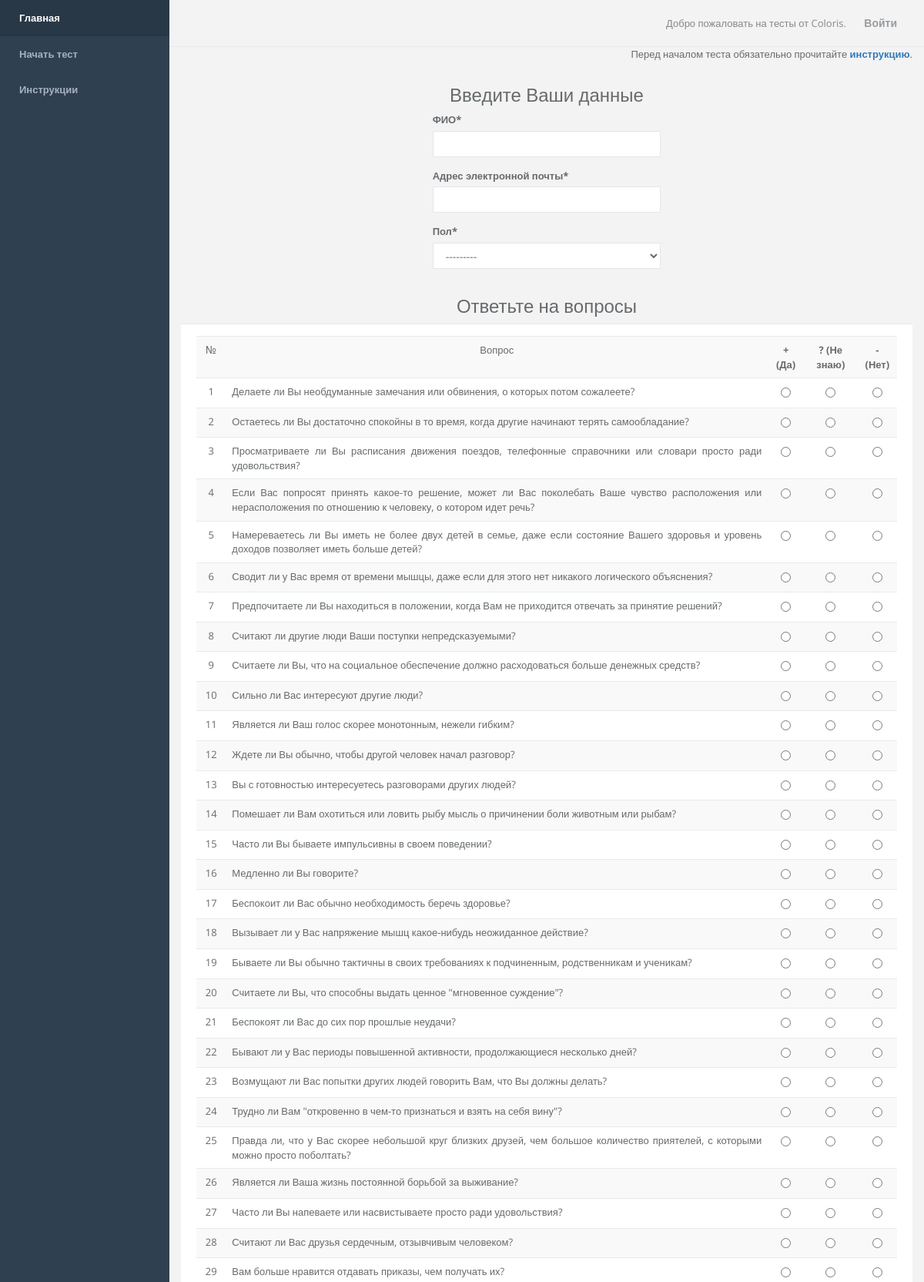
Page /test/ (upper part) on the committed database.
### oca_test/models.py (models this page shows, shortened)
class Question(models.Model):
    number = models.IntegerField(unique=True)
    text = models.TextField()
    yes = models.IntegerField()
    no = models.IntegerField()
    do_not_know = models.IntegerField()
    character = models.CharField(max_length=1, choices=QUESTION_CHOICES,
                                 default="A")

### oca_test/views.py (the view, shortened to what this page needs)
# urls.py: url(r'^test/$', 'oca_test.views.test', name='test'),
def test(request):
    title = "Test - Coloris"
    user_form = UserForm(request.POST or None)
    questions = Question.objects.all()
    context = {
        "title": title,
        "user_form": user_form,
        "questions": questions,
    }
    return render(request, "oca_test.html", context)

### oca_test/forms.py
class UserForm(forms.ModelForm):
    class Meta:
        model = User
        fields = ["name", "email", "sex"]

### oca_test/templates/oca_test.html (shortened to what this page needs)
{% extends "base.html" %}
{% load crispy_forms_tags %}
{% block content %}
    <p align="right">Перед началом теста обязательно прочитайте
        <a href="/instructions/"><strong>инструкцию</strong></a>.
    </p>
    {% if not thank_you %}
    <form method="post" action="">{% csrf_token %}
        <div class="row">
            <div class="col-lg-4 col-lg-offset-4">
                <h2 align="center">Введите Ваши данные</h2>
                {{ user_form|crispy }}
            </div>
        </div>
        <h2 align="center">Ответьте на вопросы</h2>
        <div class="row">
            <div class="col-lg-12">
                <div class="ibox">
                    <div class="ibox-content">
                        <div class="table-responsive">
                            <table class="table table-striped">
                                <tbody>
                                <tr>
                                    <td align="center">№</td>
                                    <td align="center">Вопрос</td>
                                    <td align="center"><strong>+ (Да)</strong></td>
                                    <td align="center"><strong>? (Не знаю)</strong></td>
                                    <td align="center"><strong>- (Нет)</strong></td>
                                </tr>
                                {% for question in questions %}
                                    <tr>
                                        <td align="center">{{ question.number }}</td>
                                        <td align="justify">{{ question.text }}</td>
                                        <td align="center"><input type='radio' value="y" name='{{ question.number }}'
                                                                  >
                                        </td>
                                        <td align="center"><input type='radio' value="m" name='{{ question.number }}'
                                                                  >
                                        </td>
                                        <td align="center"><input type='radio' value="n" name='{{ question.number }}'
                                                                  >
                                        </td>
                                    </tr>
                                {% endfor %}
                                </tbody>
                            </table>
                        </div>
                    </div>
                </div>
            </div>
        </div>
    </form>
    {% else %}
        <h3 align="center"><strong>{{ thank_you }}</strong></h3>
    {% endif %}
{% endblock %}

### rows in the picture
Question: number "1", text "Делаете ли Вы необдуманные замечания или обвинения, о которых потом сожалеете?"
Question: number "2", text "Остаетесь ли Вы достаточно спокойны в то время, когда другие начинают терять самообладание?"
Question: number "3", text "Просматриваете ли Вы расписания движения поездов, телефонные справочники или словари просто ради удовольствия?"
Question: number "4", text "Если Вас попросят принять какое-то решение, может ли Вас поколебать Ваше чувство расположения или нерасположения по отношению к человеку, о котором идет речь?"
Question: number "5", text "Намереваетесь ли Вы иметь не более двух детей в семье, даже если состояние Вашего здоровья и уровень доходов позволяет иметь больше детей?"
Question: number "6", text "Сводит ли у Вас время от времени мышцы, даже если для этого нет никакого логического объяснения?"
Question: number "7", text "Предпочитаете ли Вы находиться в положении, когда Вам не приходится отвечать за принятие решений?"
Question: number "8", text "Считают ли другие люди Ваши поступки непредсказуемыми?"
Question: number "9", text "Считаете ли Вы, что на социальное обеспечение должно расходоваться больше денежных средств?"
Question: number "10", text "Сильно ли Вас интересуют другие люди?"
Question: number "11", text "Является ли Ваш голос скорее монотонным, нежели гибким?"
Question: number "12", text "Ждете ли Вы обычно, чтобы другой человек начал разговор?"
Question: number "13", text "Вы с готовностью интересуетесь разговорами других людей?"
Question: number "14", text "Помешает ли Вам охотиться или ловить рыбу мысль о причинении боли животным или рыбам?"
Question: number "15", text "Часто ли Вы бываете импульсивны в своем поведении?"
Question: number "16", text "Медленно ли Вы говорите?"
Question: number "17", text "Беспокоит ли Вас обычно необходимость беречь здоровье?"
Question: number "18", text "Вызывает ли у Вас напряжение мышц какое-нибудь неожиданное действие?"
Question: number "19", text "Бываете ли Вы обычно тактичны в своих требованиях к подчиненным, родственникам и ученикам?"
Question: number "20", text "Считаете ли Вы, что способны выдать ценное \"мгновенное суждение\"?"
Question: number "21", text "Беспокоят ли Вас до сих пор прошлые неудачи?"
Question: number "22", text "Бывают ли у Вас периоды повышенной активности, продолжающиеся несколько дней?"
Question: number "23", text "Возмущают ли Вас попытки других людей говорить Вам, что Вы должны делать?"
Question: number "24", text "Трудно ли Вам \"откровенно в чем-то признаться и взять на себя вину\"?"
Question: number "25", text "Правда ли, что у Вас скорее небольшой круг близких друзей, чем большое количество приятелей, с которыми можно просто поболтать?"
Question: number "26", text "Является ли Ваша жизнь постоянной борьбой за выживание?"
Question: number "27", text "Часто ли Вы напеваете или насвистываете просто ради удовольствия?"
Question: number "28", text "Считают ли Вас друзья сердечным, отзывчивым человеком?"
Question: number "29", text "Вам больше нравится отдавать приказы, чем получать их?"
